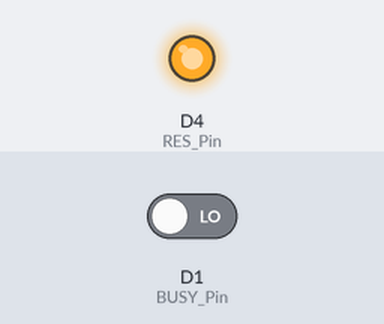
A sketch run on a simulated ESP8266 (NodeMCU). Shown: output pins drawn as LEDs (lit = HIGH). Dashed ring = blinking. The test bench sets the inputs (shaded band); at power-on: D1 (BUSY_Pin) LOW. Pins used as bus, display or sensor lines are not drawn.

Above: at 4.9 s.
5.0 s: D1 (BUSY_Pin) driven HIGH
At 6.7 s:
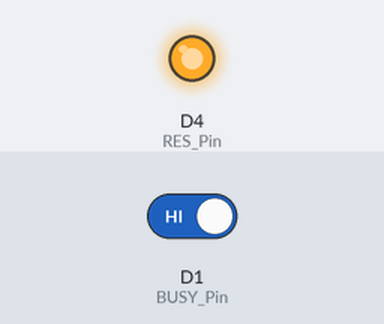
7.2 s: D1 (BUSY_Pin) driven LOW
At 7.6 s:
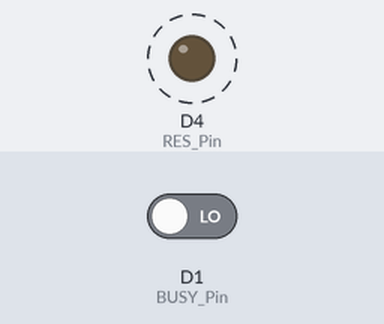
Timing chart, 0 to 16.2 s (numbered marks = the images above; inputs shaded):
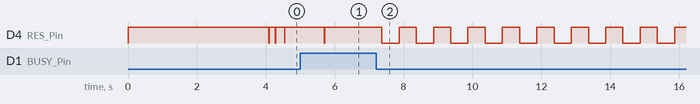

Measured:
- after the input at 5.0 s, D4 (RES_Pin): goes on until 5.7 s, then stays HIGH
- after the input at 7.2 s, D4 (RES_Pin): alternates HIGH for 0.50 s and LOW for 0.50 s, starting after 0.17 s

The sketch:

GDEY0154D67_Arduino.ino
```cpp
#include <SPI.h>
#include"Ap_29demo.h"
//IO settings

static const uint8_t D0   = 16;
static const uint8_t D1   = 5;
static const uint8_t D2   = 4;
static const uint8_t D3   = 0;
static const uint8_t D4   = 2;
static const uint8_t D5   = 14;
static const uint8_t D6   = 12;
static const uint8_t D7   = 13;
static const uint8_t D8   = 15;
static const uint8_t D9   = 3;
static const uint8_t D10  = 1;


int BUSY_Pin = D1;
int RES_Pin = D4;
int DC_Pin = D2;
int CS_Pin = D8;
//HSCLK---D5
//HMOSI--D7
#define EPD_W21_CS_0 digitalWrite(CS_Pin,LOW)
#define EPD_W21_CS_1 digitalWrite(CS_Pin,HIGH)
#define EPD_W21_DC_0  digitalWrite(DC_Pin,LOW)
#define EPD_W21_DC_1  digitalWrite(DC_Pin,HIGH)
#define EPD_W21_RST_0 digitalWrite(RES_Pin,LOW)
#define EPD_W21_RST_1 digitalWrite(RES_Pin,HIGH)
#define isEPD_W21_BUSY digitalRead(BUSY_Pin)

#define ALLSCREEN_GRAGHBYTES  5000

////////FUNCTION//////

void SPI_Write(unsigned char value);
void Epaper_Write_Command(unsigned char command);
void Epaper_Write_Data(unsigned char data);
//EPD
void Epaper_READBUSY(void);
void EPD_HW_Init(void); //Electronic paper initialization
void EPD_Part_Init(void); //Local refresh initialization
void EPD_Part_Update(void);
void EPD_Update(void);
void EPD_WhiteScreen_Black(void);
void EPD_WhiteScreen_White(void);
void EPD_DeepSleep(void);
//Display
void EPD_WhiteScreen_ALL(const unsigned char * datas);
void EPD_SetRAMValue_BaseMap(const unsigned char * datas);
void EPD_Dis_Part(unsigned int x_start,unsigned int y_start,const unsigned char * datas,unsigned int PART_COLUMN,unsigned int PART_LINE);


void Sys_run(void)
{
   ESP.wdtFeed(); //Feed dog to prevent system reset
}
void LED_run(void)
{
  digitalWrite(LED_BUILTIN, LOW);   // Turn the LED on (Note that LOW is the voltage level
  delay(500);
  digitalWrite(LED_BUILTIN, HIGH);   // Turn the LED on (Note that LOW is the voltage level
  delay(500);
  }


void setup()
{
   pinMode(BUSY_Pin, INPUT);
   pinMode(RES_Pin, OUTPUT);
   pinMode(DC_Pin, OUTPUT);
   pinMode(CS_Pin, OUTPUT);
   //SPI
   SPI.beginTransaction(SPISettings(10000000, MSBFIRST, SPI_MODE0));
   SPI.begin ();
}
////////Partial refresh schematic////////////////

/////Y/// (0,0)               /---/(x,y)
          //                 /---/
          //                /---/
          //x
          //
          //
//Tips//
/*When the electronic paper is refreshed in full screen, the picture flicker is a normal phenomenon, and the main function is to clear the display afterimage in the previous picture.
  When the local refresh is performed, the screen does not flash.*/
/*When you need to transplant the driver, you only need to change the corresponding IO. The BUSY pin is the input mode and the others are the output mode. */


// void loop() {
//     unsigned char fen_L,fen_H,miao_L,miao_H;

//     /************Fast picture display(1.5s)*******************/
//     EPD_HW_Init_Fast(); //EPD init Fast
//     EPD_WhiteScreen_ALL_Fast(gImage_1);//EPD_picture1
//     EPD_DeepSleep();//EPD_DeepSleep,Sleep instruction is necessary, please do not delete!!!
//     delay(2000); //2s

//     EPD_HW_Init_Fast(); //EPD init Fast
//     EPD_WhiteScreen_ALL_Fast(gImage_2);//EPD_picture1
//     EPD_DeepSleep();//EPD_DeepSleep,Sleep instruction is necessary, please do not delete!!!
//     delay(2000); //2s

// //////////////////////Partial refresh digital presentation//////////////////////////////////////
//     EPD_HW_Init(); //Electronic paper initialization
//     EPD_SetRAMValue_BaseMap(gImage_basemap);  //Partial refresh background color,Brush map is a must, please do not delete
//     for(fen_H=0;fen_H<6;fen_H++)
//     {
//     for(fen_L=0;fen_L<10;fen_L++)
//     {
//     for(miao_H=0;miao_H<6;miao_H++)
//     {
//     for(miao_L=0;miao_L<10;miao_L++)
//     {
//         EPD_Dis_Part_myself(64,40,Num[miao_L],         //x-A,y-A,DATA-A
//                             64,72,Num[miao_H],         //x-B,y-B,DATA-B
//                             64,112,gImage_numdot,       //x-C,y-C,DATA-C
//                             64,154,Num[fen_L],         //x-D,y-D,DATA-D
//                             64,186,Num[fen_H],32,64);  //x-E,y-E,DATA-E,Resolution 32*64

//                             if((fen_L==0)&&(miao_H==0)&&(miao_L==5))
//                             goto Clear;
//       }
//     }
//     }

//     }
//   ////////////////////////////////////////////////////////////////////////
//       //Clean
//      Clear:
//     delay(2000); //2s
//     EPD_HW_Init();//Electronic paper initialization
//     EPD_WhiteScreen_White();  //Show all white
//     EPD_DeepSleep();  //Enter deep sleep,Sleep instruction is necessary, please do not delete!!!
//   while(1)
//     {
//      Sys_run();//System run
//      LED_run();//Breathing lamp
//     }
// }


void loop()
{
    unsigned char fen_L,fen_H,miao_L,miao_H;

    EPD_HW_Init(); //Electronic paper initialization
    EPD_WhiteScreen_ALL(gImage_6); //Full screen refresh picture 1
    delay(4000);

//////////////////////Partial refresh digital presentation//////////////////////////////////////

    EPD_SetRAMValue_BaseMap(gImage_basemap);  //Partial refresh background color
    EPD_Part_Init();//Local refresh initialization
    delay(100);
    EPD_Dis_Part(0,32,gImage_num1,32,32); //x,y,DATA,resolution 32*32
    EPD_Dis_Part(0,32,gImage_num2,32,32); //x,y,DATA,resolution 32*32
    EPD_Dis_Part(0,32,gImage_num3,32,32); //x,y,DATA,resolution 32*32
    EPD_Dis_Part(0,32,gImage_num4,32,32); //x,y,DATA,resolution 32*32
    EPD_Dis_Part(0,32,gImage_num5,32,32); //x,y,DATA,resolution 32*32
    EPD_Dis_Part(0,32,gImage_num6,32,32); //x,y,DATA,resolution 32*32
    EPD_Dis_Part(0,32,gImage_num7,32,32); //x,y,DATA,resolution 32*32
    EPD_Dis_Part(0,32,gImage_num8,32,32); //x,y,DATA,resolution 32*32
    EPD_Dis_Part(0,32,gImage_num9,32,32); //x,y,DATA,resolution 32*32
   delay(1000);
  ////////////////////////////////////////////////////////////////////////
      //Clean

    EPD_HW_Init();//Electronic paper initialization
    EPD_WhiteScreen_White();  //Show all white
    EPD_DeepSleep();  //Enter deep sleep,Sleep instruction is necessary, please do not delete!!!
    while(1)
    {
     Sys_run();//System run
     LED_run();//Breathing lamp
    }
}


///////////////////EXTERNAL FUNCTION////////////////////////////////////////////////////////////////////////
/////////////////////delay//////////////////////////////////////
// void driver_delay_us(unsigned int xus)  //1us
// {
//   for(;xus>1;xus--);
// }
// void driver_delay_xms(unsigned long xms) //1ms
// {
//     unsigned long i = 0 , j=0;

//     for(j=0;j<xms;j++)
//   {
//         for(i=0; i<256; i++);
//     }
// }
// void DELAY_S(unsigned int delaytime)
// {
//   int i,j,k;
//   for(i=0;i<delaytime;i++)
//   {
//     for(j=0;j<4000;j++)
//     {
//       for(k=0;k<222;k++);

//     }
//   }
// }
//////////////////////SPI///////////////////////////////////

void SPI_Write(unsigned char value)
{
  SPI.transfer(value);
}

void Epaper_Write_Command(unsigned char command)
{
  EPD_W21_CS_0;
  EPD_W21_DC_0;   // command write
  SPI_Write(command);
  EPD_W21_CS_1;
}
void Epaper_Write_Data(unsigned char data)
{
  EPD_W21_CS_0;
  EPD_W21_DC_1;   // data write
  SPI_Write(data);
  EPD_W21_CS_1;
}

/////////////////EPD settings Functions/////////////////////

/////////////////////////////////////LUT//////////////////////////////////////////////
const unsigned char LUT_DATA[] PROGMEM=
{    //30 bytes
0x66,0x66,0x44,0x66,0xAA,0x11,
0x80,0x08,0x11,0x18,0x81,0x18,
0x11,0x88,0x11,0x88,0x11,0x88,
0x00,0x00,0xFF,0xFF,0xFF,0xFF,
0x5F,0xAF,0xFF,0xFF,0x2F,0x00
};
const unsigned char LUT_DATA_part[] PROGMEM=
{  //30 bytes
0x10,0x18,0x18,0x28,0x18,0x18,
0x18,0x18,0x08,0x00,0x00,0x00,
0x00,0x00,0x00,0x00,0x00,0x00,
0x00,0x00,0x13,0x11,0x22,0x63,
0x11,0x00,0x00,0x00,0x00,0x00
};
void EPD_select_LUT(const unsigned char * wave_data)
{
     unsigned char count;
     Epaper_Write_Command(0x32);
   for(count=0;count<30;count++)
  Epaper_Write_Data(pgm_read_byte(&wave_data[count]));

}


//////////////////////////////////////////////////////////////////////////////////////////////////
// void EPD_HW_Init(void)
// {
//   EPD_W21_RST_0;  // Module reset
//   delay(10); //At least 10ms delay
//   EPD_W21_RST_1;
//   delay(10); //At least 10ms delay

//   Epaper_READBUSY();
//   Epaper_Write_Command(0x12);  //SWRESET
//   Epaper_READBUSY();

//   Epaper_Write_Command(0x01); //Driver output control
//   Epaper_Write_Data(0xC7);
//   Epaper_Write_Data(0x00);
//   Epaper_Write_Data(0x00);

//   Epaper_Write_Command(0x11); //data entry mode
//   Epaper_Write_Data(0x01);

//   Epaper_Write_Command(0x44); //set Ram-X address start/end position
//   Epaper_Write_Data(0x00);
//   Epaper_Write_Data(0x18);    //0x0C-->(18+1)*8=200

//   Epaper_Write_Command(0x45); //set Ram-Y address start/end position
//   Epaper_Write_Data(0xC7);   //0xC7-->(199+1)=200
//   Epaper_Write_Data(0x00);
//   Epaper_Write_Data(0x00);
//   Epaper_Write_Data(0x00);

//   Epaper_Write_Command(0x3C); //BorderWavefrom
//   Epaper_Write_Data(0x05);

//   Epaper_Write_Command(0x18); //Reading temperature sensor
//   Epaper_Write_Data(0x80);

//   Epaper_Write_Command(0x4E);   // set RAM x address count to 0;
//   Epaper_Write_Data(0x00);
//   Epaper_Write_Command(0x4F);   // set RAM y address count to 0X199;
//   Epaper_Write_Data(0xC7);
//   Epaper_Write_Data(0x00);
//   Epaper_READBUSY();
// }

void EPD_HW_Init(void)
{
  EPD_W21_RST_0;  // Module reset
  delay(10); //At least 10ms delay
  EPD_W21_RST_1;
  delay(10); //At least 10ms delay

  Epaper_Write_Command(0x01); //Driver output control
  Epaper_Write_Data(0xC7);  //Y
  Epaper_Write_Data(0x00);
  Epaper_Write_Data(0x00);

  Epaper_Write_Command(0x0C); //softstart
  Epaper_Write_Data(0xD7);   //is necessary
  Epaper_Write_Data(0xD6);   //is necessary
  Epaper_Write_Data(0x9D);  //is necessary

  Epaper_Write_Command(0x2C);     //VCOM Voltage
  Epaper_Write_Data(0x77);

  Epaper_Write_Command(0x3A);     //Dummy Line
  Epaper_Write_Data(0x1A);
  Epaper_Write_Command(0x3B);     //Gate time
  Epaper_Write_Data(0X08);

  Epaper_Write_Command(0x11); //data entry mode
  Epaper_Write_Data(0x01);

  Epaper_Write_Command(0x3C); //BorderWavefrom
  Epaper_Write_Data(0x33);

  Epaper_Write_Command(0x44); //set Ram-X address start/end position
  Epaper_Write_Data(0x00);
  Epaper_Write_Data(0x18);    //0x18-->(24+1)*8=200

  Epaper_Write_Command(0x45); //set Ram-Y address start/end position
  Epaper_Write_Data(0xC7);   //0xC7-->(199+1)=200
  Epaper_Write_Data(0x00);
  Epaper_Write_Data(0x00);
  Epaper_Write_Data(0x00);

  Epaper_Write_Command(0x4E);   // set RAM x address count to 0;
  Epaper_Write_Data(0x00);
  Epaper_Write_Command(0x4F);   // set RAM y address count to 0X127;
  Epaper_Write_Data(0xC7);  //Y
  Epaper_Write_Data(0x00);
  Epaper_READBUSY();
  EPD_select_LUT(LUT_DATA); //LUT

}

//////////////////////////////All screen update////////////////////////////////////////////
void EPD_WhiteScreen_ALL(const unsigned char * datas)
{
   unsigned int i;
    Epaper_Write_Command(0x24);   //write RAM for black(0)/white (1)
   for(i=0;i<5000;i++)
   {
     Epaper_Write_Data(pgm_read_byte(&datas[i]));
   }
   EPD_Update();
}

/////////////////////////////////////////////////////////////////////////////////////////
void EPD_Update(void)
{
  Epaper_Write_Command(0x22); //Display Update Control
  Epaper_Write_Data(0xC7);
  Epaper_Write_Command(0x20); //Activate Display Update Sequence
  Epaper_READBUSY();
}


void EPD_DeepSleep(void)
{
  Epaper_Write_Command(0x10); //enter deep sleep
  Epaper_Write_Data(0x01);
  delay(100);
}
void Epaper_READBUSY(void)
{
  while(1)
  {   //=1 BUSY
     if(isEPD_W21_BUSY==0) break;
      ESP.wdtFeed(); //Feed dog to prevent system reset
  }
}


///////////////////////////Part update//////////////////////////////////////////////
void EPD_SetRAMValue_BaseMap( const unsigned char * datas)
{
  unsigned int i;
  const unsigned char  *datas_flag;
  unsigned int x_end,y_start1,y_start2,y_end1,y_end2;
  unsigned int x_start=0,y_start=200;
  unsigned int PART_COLUMN=200,PART_LINE=200;
  datas_flag=datas;
  //FULL update
  EPD_HW_Init();
  Epaper_Write_Command(0x24);   //Write Black and White image to RAM
   for(i=0;i<ALLSCREEN_GRAGHBYTES;i++)
   {
     Epaper_Write_Data(pgm_read_byte(&datas[i]));
   }
  EPD_Update();
  delay(100);
  //PART update
  EPD_Part_Init();//Local initialization (the top left corner of the screen is the origin of the coordinates)
  datas=datas_flag;//Record array first address
  x_start=x_start/8;//Convert to byte
  x_end=(x_start+PART_LINE)/8-1;

  y_start1=0;
  y_start2=y_start-1;
  if(y_start>=256)
  {
    y_start1=y_start2/256;
    y_start2=y_start2%256;
  }
  y_end1=0;
  y_end2=0;
  if(y_end2>=256)
  {
    y_end1=y_end2/256;
    y_end2=y_end2%256;
  }

  Epaper_Write_Command(0x44);       // set RAM x address start/end, in page 35
  Epaper_Write_Data(x_start);    // RAM x address start at 00h;
  Epaper_Write_Data(x_end);    // RAM x address end at 0fh(15+1)*8->128
  Epaper_Write_Command(0x45);       // set RAM y address start/end, in page 35
  Epaper_Write_Data(y_start2);    // RAM y address start at 0127h;
  Epaper_Write_Data(y_start1);    // RAM y address start at 0127h;
  Epaper_Write_Data(y_end2);    // RAM y address end at 00h;
  Epaper_Write_Data(y_end1);    // ????=0


  Epaper_Write_Command(0x4E);   // set RAM x address count to 0;
  Epaper_Write_Data(x_start);
  Epaper_Write_Command(0x4F);   // set RAM y address count to 0X127;
  Epaper_Write_Data(y_start2);
  Epaper_Write_Data(y_start1);


   Epaper_Write_Command(0x24);   //Write Black and White image to RAM
   for(i=0;i<PART_COLUMN*PART_LINE/8;i++)
   {
     Epaper_Write_Data(pgm_read_byte(&datas[i]));
   }
   EPD_Part_Update();
   delay(100);

  datas=datas_flag;
  Epaper_Write_Command(0x44);       // set RAM x address start/end, in page 35
  Epaper_Write_Data(x_start);    // RAM x address start at 00h;
  Epaper_Write_Data(x_end);    // RAM x address end at 0fh(15+1)*8->128
  Epaper_Write_Command(0x45);       // set RAM y address start/end, in page 35
  Epaper_Write_Data(y_start2);    // RAM y address start at 0127h;
  Epaper_Write_Data(y_start1);    // RAM y address start at 0127h;
  Epaper_Write_Data(y_end2);    // RAM y address end at 00h;
  Epaper_Write_Data(y_end1);    // ????=0


  Epaper_Write_Command(0x4E);   // set RAM x address count to 0;
  Epaper_Write_Data(x_start);
  Epaper_Write_Command(0x4F);   // set RAM y address count to 0X127;
  Epaper_Write_Data(y_start2);
  Epaper_Write_Data(y_start1);

   Epaper_Write_Command(0x24);   //Write Black and White image to RAM
   for(i=0;i<PART_COLUMN*PART_LINE/8;i++)
   {
     Epaper_Write_Data(pgm_read_byte(&datas[i]));
   }

}

void EPD_Part_Init(void)
{
  EPD_HW_Init(); //Electronic paper initialization
  EPD_select_LUT(LUT_DATA_part);

  //POWER ON
  Epaper_Write_Command(0x22); //Display Update Control
  Epaper_Write_Data(0xC0);
  Epaper_Write_Command(0x20); //Activate Display Update Sequence
  Epaper_READBUSY();

  Epaper_Write_Command(0x3C); //BorderWavefrom
  Epaper_Write_Data(0x01);

}


void EPD_Dis_Part(unsigned int x_start,unsigned int y_start,const unsigned char * datas,unsigned int PART_COLUMN,unsigned int PART_LINE)
{
  const unsigned char  *datas_flag;
  unsigned int i;
  unsigned int x_end,y_start1,y_start2,y_end1,y_end2;
  datas_flag=datas;//Record array first address
  x_start=x_start/8;//Convert to byte
  x_end=x_start+PART_LINE/8-1;

  y_start1=0;
  y_start2=y_start-1;
  if(y_start>=256)
  {
    y_start1=y_start2/256;
    y_start2=y_start2%256;
  }
  y_end1=0;
  y_end2=y_start+PART_COLUMN-1;
  if(y_end2>=256)
  {
    y_end1=y_end2/256;
    y_end2=y_end2%256;
  }

  Epaper_Write_Command(0x44);       // set RAM x address start/end, in page 35
  Epaper_Write_Data(x_start);    // RAM x address start at 00h;
  Epaper_Write_Data(x_end);    // RAM x address end at 0fh(15+1)*8->128
  Epaper_Write_Command(0x45);       // set RAM y address start/end, in page 35
  Epaper_Write_Data(y_start2);    // RAM y address start at 0127h;
  Epaper_Write_Data(y_start1);    // RAM y address start at 0127h;
  Epaper_Write_Data(y_end2);    // RAM y address end at 00h;
  Epaper_Write_Data(y_end1);    // ????=0


  Epaper_Write_Command(0x4E);   // set RAM x address count to 0;
  Epaper_Write_Data(x_start);
  Epaper_Write_Command(0x4F);   // set RAM y address count to 0X127;
  Epaper_Write_Data(y_start2);
  Epaper_Write_Data(y_start1);


   Epaper_Write_Command(0x24);   //Write Black and White image to RAM
   for(i=0;i<PART_COLUMN*PART_LINE/8;i++)
   {
     Epaper_Write_Data(pgm_read_byte(&datas[i]));
   }
   EPD_Part_Update();


   datas=datas_flag;
  Epaper_Write_Command(0x44);       // set RAM x address start/end, in page 35
  Epaper_Write_Data(x_start);    // RAM x address start at 00h;
  Epaper_Write_Data(x_end);    // RAM x address end at 0fh(15+1)*8->128
  Epaper_Write_Command(0x45);       // set RAM y address start/end, in page 35
  Epaper_Write_Data(y_start2);    // RAM y address start at 0127h;
  Epaper_Write_Data(y_start1);    // RAM y address start at 0127h;
  Epaper_Write_Data(y_end2);    // RAM y address end at 00h;
  Epaper_Write_Data(y_end1);    // ????=0


  Epaper_Write_Command(0x4E);   // set RAM x address count to 0;
  Epaper_Write_Data(x_start);
  Epaper_Write_Command(0x4F);   // set RAM y address count to 0X127;
  Epaper_Write_Data(y_start2);
  Epaper_Write_Data(y_start1);


   Epaper_Write_Command(0x24);   //Write Black and White image to RAM
   for(i=0;i<PART_COLUMN*PART_LINE/8;i++)
   {
     Epaper_Write_Data(pgm_read_byte(&datas[i]));
   }

}

void EPD_Part_Update(void)
{
  Epaper_Write_Command(0x22);
  Epaper_Write_Data(0x04);   //different
  Epaper_Write_Command(0x20);
  Epaper_READBUSY();
}


/////////////////////////////////Single display////////////////////////////////////////////////

void EPD_WhiteScreen_Black(void)

{
   unsigned int i,k;
    Epaper_Write_Command(0x24);   //write RAM for black(0)/white (1)
  for(k=0;k<200;k++)
  {
    for(i=0;i<25;i++)
    {
      Epaper_Write_Data(0x00);
      }
  }
    EPD_Update();
}

void EPD_WhiteScreen_White(void)

{
   unsigned int i,k;
    Epaper_Write_Command(0x24);   //write RAM for black(0)/white (1)
  for(k=0;k<200;k++)
  {
    for(i=0;i<25;i++)
    {
      Epaper_Write_Data(0xff);
      }
  }
  EPD_Update();
}


//////////////////////////////////END//////////////////////////////////////////////////
```

Source omitted: Ap_29demo.h (data table, 124320 bytes)
